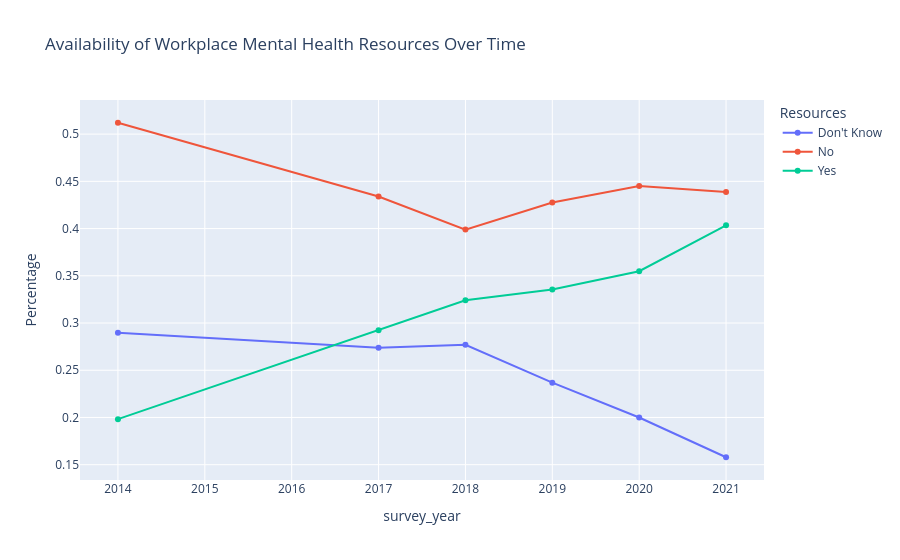

Notebook cell for this chart:
### Markdown cell above
## Workplace Mental Health Resources

Organizations may provide employees with counseling services, employee assistance programs, or other mental health resources.

This section examines changes in resource availability across survey years.

### Code cell
resources = pd.crosstab(
    df["survey_year"],
    df["resources"],
    normalize="index"
)

resources = (
    resources
    .reset_index()
    .melt(
        id_vars="survey_year",
        var_name="Resources",
        value_name="Percentage"
    )
)

fig = px.line(
    resources,
    x="survey_year",
    y="Percentage",
    color="Resources",
    markers=True,
    title="Availability of Workplace Mental Health Resources Over Time"
)

fig.show()

### Figure 1 — Plotly figure (JSON) as saved in the notebook; plotly's stock layout.template omitted (floating-point values rounded to 4 significant figures)
{"data": [{"hovertemplate": "Resources=Don't Know<br>survey_year=%{x}<br>Percentage=%{y}<extra></extra>", "legendgroup": "Don't Know", "line": {"color": "#636efa", "dash": "solid"}, "marker": {"symbol": "circle"}, "mode": "lines+markers", "name": "Don't Know", "orientation": "v", "showlegend": true, "type": "scatter", "x": [2014, 2017, 2018, 2019, 2020, 2021], "xaxis": "x", "y": [0.2897, 0.2737, 0.277, 0.2368, 0.2, 0.1579], "yaxis": "y"}, {"hovertemplate": "Resources=No<br>survey_year=%{x}<br>Percentage=%{y}<extra></extra>", "legendgroup": "No", "line": {"color": "#EF553B", "dash": "solid"}, "marker": {"symbol": "circle"}, "mode": "lines+markers", "name": "No", "orientation": "v", "showlegend": true, "type": "scatter", "x": [2014, 2017, 2018, 2019, 2020, 2021], "xaxis": "x", "y": [0.512, 0.4339, 0.3989, 0.4276, 0.4452, 0.4386], "yaxis": "y"}, {"hovertemplate": "Resources=Yes<br>survey_year=%{x}<br>Percentage=%{y}<extra></extra>", "legendgroup": "Yes", "line": {"color": "#00cc96", "dash": "solid"}, "marker": {"symbol": "circle"}, "mode": "lines+markers", "name": "Yes", "orientation": "v", "showlegend": true, "type": "scatter", "x": [2014, 2017, 2018, 2019, 2020, 2021], "xaxis": "x", "y": [0.1982, 0.2924, 0.3241, 0.3355, 0.3548, 0.4035], "yaxis": "y"}], "layout": {"legend": {"title": {"text": "Resources"}, "tracegroupgap": 0}, "title": {"text": "Availability of Workplace Mental Health Resources Over Time"}, "xaxis": {"anchor": "y", "domain": [0, 1], "title": {"text": "survey_year"}}, "yaxis": {"anchor": "x", "domain": [0, 1], "title": {"text": "Percentage"}}}}
